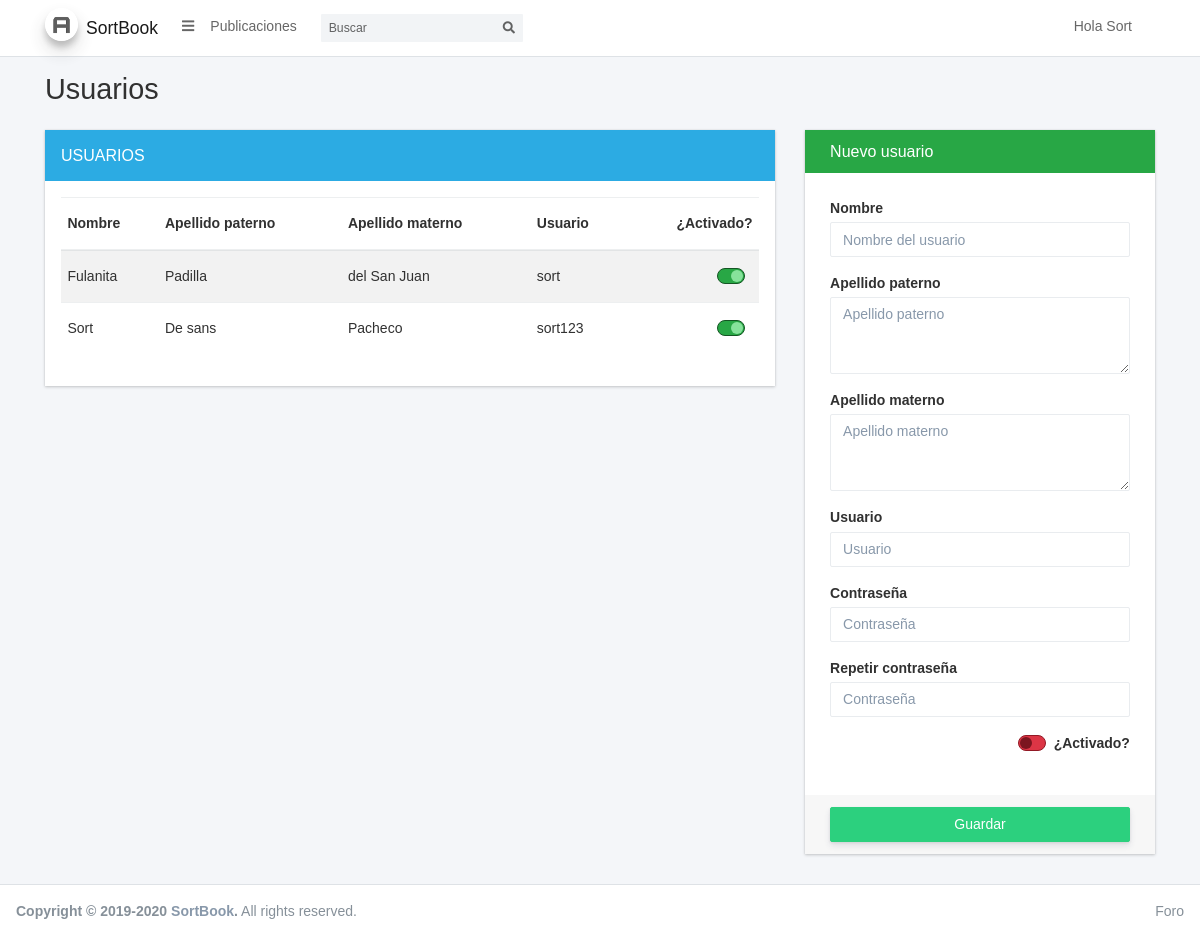
Page /indexUsuarios.php (signed in) on the committed database.
### tables this page shows
CREATE TABLE `usuario` (
  `idusuario` int(11) NOT NULL,
  `usr` varchar(45) DEFAULT NULL,
  `pwd` varchar(45) DEFAULT NULL,
  `nombre` varchar(45) DEFAULT NULL,
  `ape_pat` varchar(45) DEFAULT NULL,
  `ape_mat` varchar(45) DEFAULT NULL,
  `usEnabled` tinyint(1) NOT NULL DEFAULT 1,
  `usAdmin` tinyint(1) NOT NULL DEFAULT 0
);

### mysql.php (called while the page is built, shortened)
<?php
function conexion() {
    $servidor = 'localhost';
    $cuenta = 'root';
    $password = '';
    $bd = 'foro';
    $conexion = new mysqli($servidor, $cuenta, $password, $bd);
    if ($conexion->connect_errno) {
        die('Error en la conexion');
    } else {
        return $conexion;
    }
}
function selectBD($sql) {
    $resultado = conexion() -> query($sql);
    if ($resultado -> num_rows){
        return $resultado;
    }
    return null;
}
?>

### indexUsuarios.php (the view, shortened to what this page needs)
<?php
require "mysql.php";
?>
<!DOCTYPE html>
<html lang="en">
<head>
    <?php include "includes/css.php"; ?>
</head>
<body class="hold-transition sidebar-collapse layout-top-nav">
    <div class="wrapper">
        <?php include "includes/navbar.php"; ?>
        <div class="content-wrapper">
            <div class="content-header">
                <div class="container">
                    <div class="row mb-2">
                        <div class="col-sm-6">
                            <h1 class="m-0 text-dark"> Usuarios</h1>
                        </div>
                    </div>
                </div>
            </div>
            <div class="content">
                <div class="container">
                    <div class="row">
                        <div class="col-md-8">
                            <div class="card">
                                <h5 class="card-title text-uppercase p-3 bg-info text-white mb-0">
                                    Usuarios
                                </h5>
                                <div class="p-3">
                                    <table width="100%" id="tablaResultados" class="table table-hover table-striped">
                                        <thead>
                                            <tr>
                                                <th>Nombre</th>
                                                <th>Apellido paterno</th>
                                                <th>Apellido materno</th>
                                                <th>Usuario</th>
                                                <th class="text-right">¿Activado?</th>
                                            </tr>
                                        </thead>
                                        <tbody>
                                            <?php
                                            $resultado = selectBD("SELECT * FROM usuario");
                                            if ($resultado) {
                                                while ($fila = $resultado->fetch_assoc()) {
                                            ?>
                                                    <tr onclick="editUsuario(<?php echo $fila['idusuario']; ?>);" style="cursor: pointer">
                                                        <td id="nombre_<?php echo $fila['idusuario']; ?>">
                                                            <?php echo $fila['nombre']; ?>
                                                        </td>
                                                        <td id="ape_pat_<?php echo $fila['idusuario']; ?>">
                                                            <?php echo $fila['ape_pat']; ?>
                                                        </td>
                                                        <td id="ape_mat_<?php echo $fila['idusuario']; ?>">
                                                            <?php echo $fila['ape_mat']; ?>
                                                        </td>
                                                        <td id="usuario_<?php echo $fila['idusuario']; ?>">
                                                            <?php echo $fila['usr']; ?>
                                                        </td>
                                                        <td class="text-right">
                                                            <div class="custom-control custom-switch custom-switch-off-danger custom-switch-on-success">
                                                            </div>
                                                        </td>
                                                    </tr>
                                            <?php
                                                }
                                            }
                                            ?>
                                        </tbody>
                                    </table>
                                </div>
                            </div>
                        </div>
                        <div class="col-md-4">
                            <div class="card card-success">
                                <div class="card-header">
                                    <h3 class="card-title" id="card_title">Nuevo usuario</h3>
                                </div>
                                <div class="card-body">
                                    <form role="form" id="form_register">
                                        <div class="row">
                                            <div class="col-sm-12">
                                                <div class="form-group">
                                                    <label>Nombre</label>
                                                    <input type="text" class="form-control" placeholder="Nombre del usuario" name="nombre" id="nombre">
                                                </div>
                                            </div>
                                        </div>
                                        <div class="row">
                                            <div class="col-sm-12">
                                                <div class="form-group">
                                                    <label>Apellido paterno</label>
                                                    <textarea class="form-control" rows="3" placeholder="Apellido paterno" name="ape_pat" id="ape_pat"></textarea>
                                                </div>
                                            </div>
                                        </div>
                                        <div class="row">
                                            <div class="col-sm-12">
                                                <div class="form-group">
                                                    <label>Apellido materno</label>
                                                    <textarea class="form-control" rows="3" placeholder="Apellido materno" name="ape_mat" id="ape_mat"></textarea>
                                                </div>
                                            </div>
                                        </div>
                                        <div class="row">
                                            <div class="col-sm-12">
                                                <div class="form-group">
                                                    <label>Usuario</label>
                                                    <input type="text" class="form-control" placeholder="Usuario" name="usuario" id="usuario">
                                                </div>
                                            </div>
                                        </div>
                                        <div class="row" id="div_password">
                                            <div class="col-sm-12">
                                                <div class="form-group">
                                                    <label>Contraseña</label>
                                                    <input type="text" class="form-control" placeholder="Contraseña" name="password" id="password">
                                                </div>
                                            </div>
                                        </div>
                                        <div class="row" id="div_password2">
                                            <div class="col-sm-12">
                                                <div class="form-group">
                                                    <label>Repetir contraseña</label>
                                                    <input type="text" class="form-control" placeholder="Contraseña" name="password2" id="password2">
                                                </div>
                                            </div>
                                        </div>
                                        <div class="row text-right">
                                            <div class="col-sm-12">
                                                <div class="form-group">
                                                    <div class="custom-control custom-switch custom-switch-off-danger custom-switch-on-success">
                                                        <label class="custom-control-label" for="disponible">¿Activado?</label>
                                                    </div>
                                                </div>
                                            </div>
                                        </div>
                                    </form>
                                </div>
                                <div class="card-footer">
                                    <div id="btn_register">
                                        <button type="button" class="btn btn-success float-right btn-block" id="btnGuardar" onclick="save();">Guardar</button>
                                    </div>
                                </div>
                            </div>
                        </div>
                    </div>
                </div>
            </div>
        </div>
    </div>
    <?php include "includes/footer.php"; ?>
</body>
</html>

### rows in the picture
usuario: nombre "Fulanita", ape_pat "Padilla", ape_mat "del San Juan", usr "sort"
usuario: nombre "Sort", ape_pat "De sans", ape_mat "Pacheco", usr "sort123"

### other values in the picture
$user->nombre "Sort"
